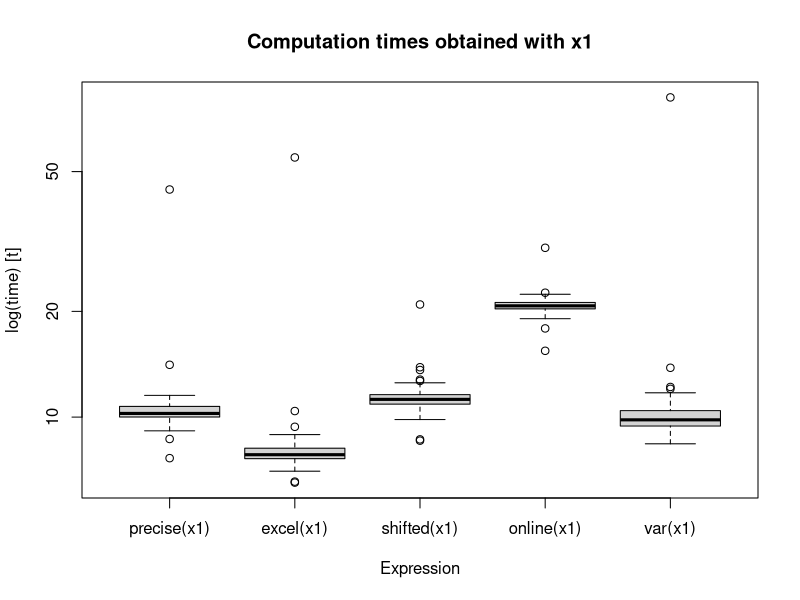
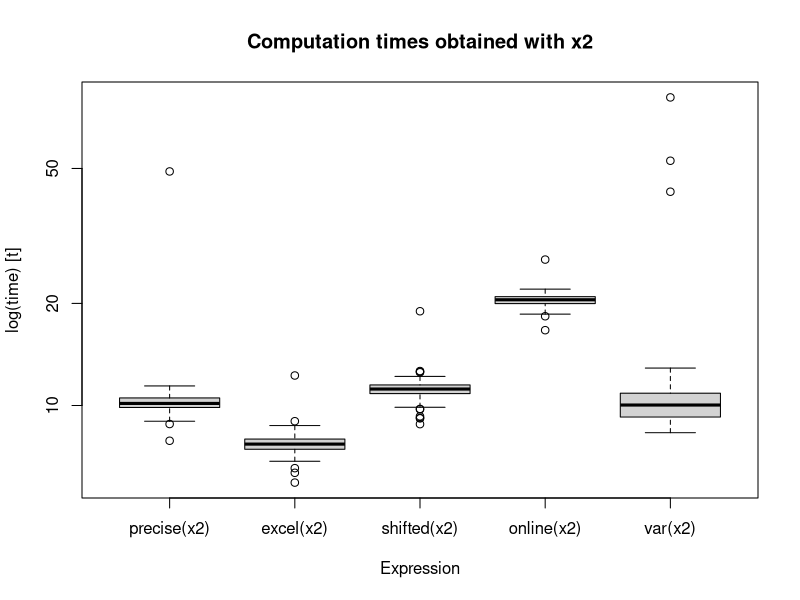
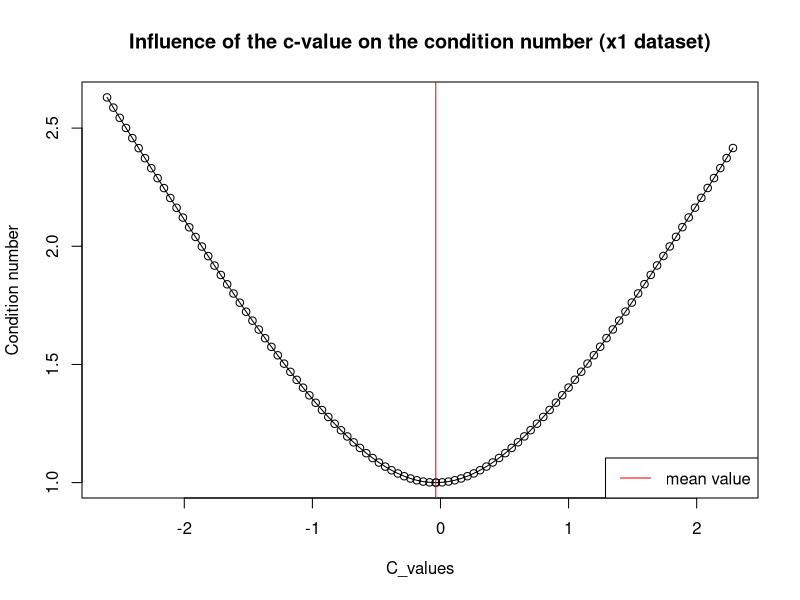
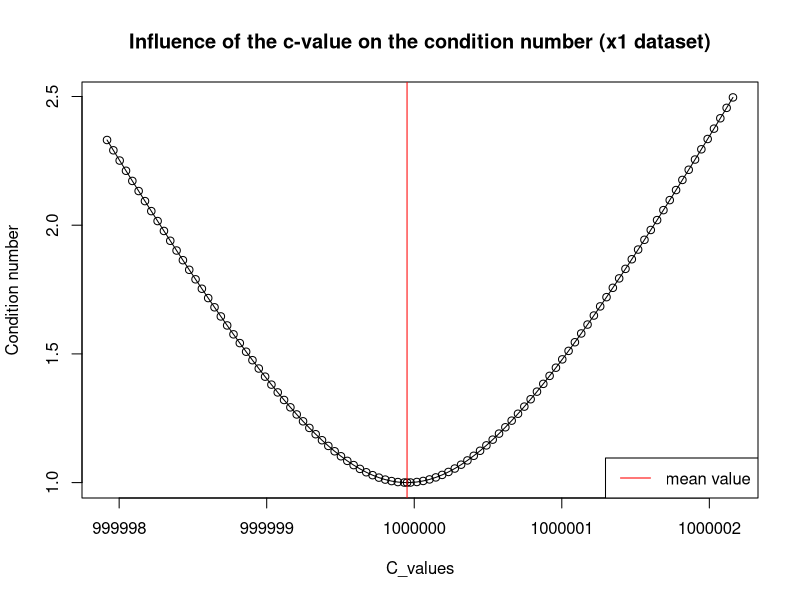
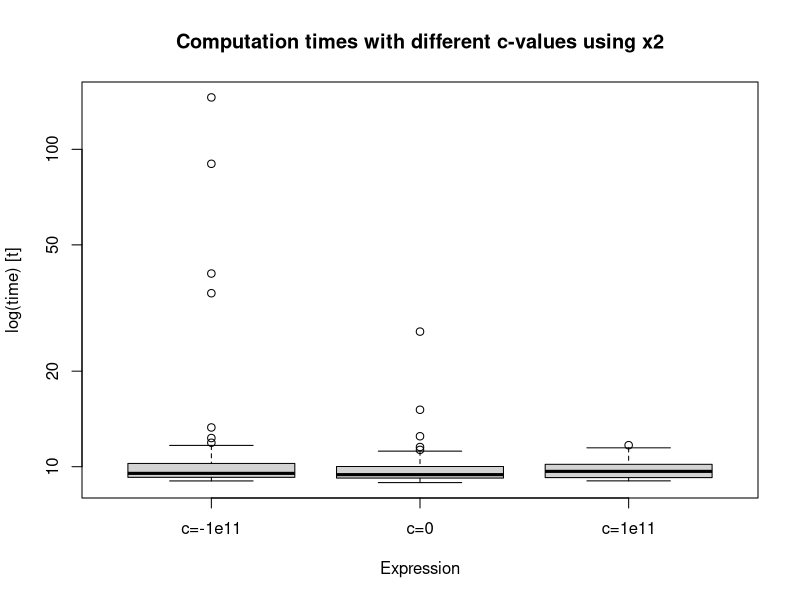
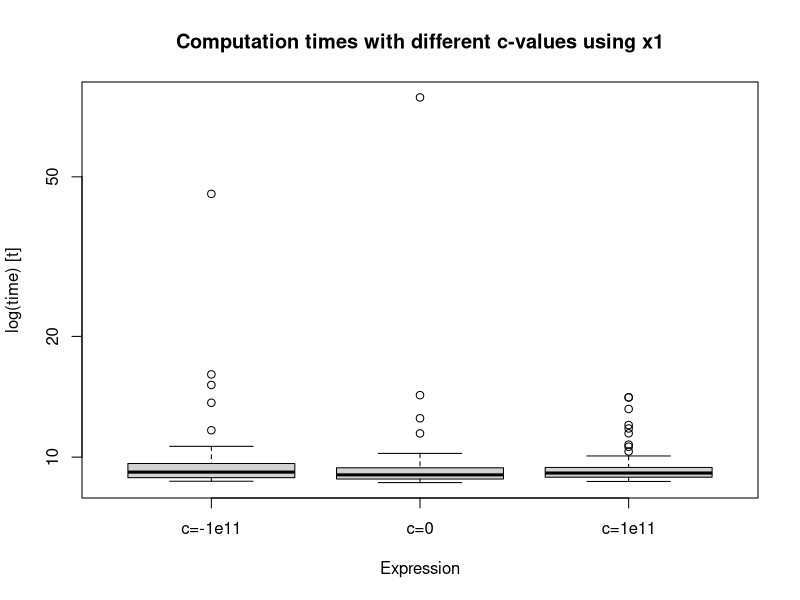

Write R code to recreate these figures, in order.
## ---- chunk 1
library(microbenchmark)#Allows the use of the microbenchmark library 

set.seed(11220221)#Set the seed 
x1 <- rnorm(100)
x2 <- rnorm(100, mean=1000000)
x3 <- rnorm(100, mean=0.000001)
## ---- chunk 2
precise <- function(x) {
  sum <- 0
  n <- length(x)
  
  #First pass: mean calculation
  for (i in x) {
    sum <- sum + i
  }
  mean <- sum/n
  
  variance <- 0
  #Second pass: variance calculation
  for(i in x) {
    variance <- variance + (i - mean)^2
  }
  variance <- variance/(n-1)
  return(variance)
}
## ---- chunk 3
excel <- function(x) {
  P1 <- 0
  P2 <- 0
  n <- length(x)
  variance <- 0
  
  for (i in x) {
    P1 <- P1 + i^2
    P2 <- P2 + i
  }
  P2 <- (P2^2)/n
  variance <- (P1-P2)/(n-1)
  return(variance)
}
## ---- chunk 4
shifted <- function(x, c=x[1]) {
  P1 <- 0
  P2 <- 0
  n <- length(x)
  variance <- 0
  
  for (i in x) {
    P1 <- P1 + (i-c)^2
    P2 <- P2 + i-c
  }
  P2 <- (P2^2)/n
  variance <- (P1-P2)/(n-1)
  return(variance)
}

## ---- chunk 5
online <- function(x) {
  #initialization 
  n <- 2
  mean <- (x[1]+x[2])/2
  variance <- (x[1]-mean)^2 + (x[2]-mean)^2
  
  #Mean and variance are computed after each element in x
  for (i in 3:length(x)) {
    n <- n+1
    variance <- ((n-2)/(n-1)) * variance + ((x[i]-mean)^2/n)
    mean <- mean + (x[i]-mean)/n
  }
  return(variance)
}
## ---- chunk 6
variances <- function(x){
  return(c(precise(x), excel(x), shifted(x), online(x),var(x)))
}
## ---- chunk 7
res <- matrix(c(variances(x1),variances(x2)), ncol=5, byrow=TRUE)
res <- as.table(res)
rownames(res) <- c("x1","x2")
colnames(res) <- c("precise", "excel", "shifted", "online", "var")
knitr::kable(res, caption = "Variance calulation")
## ---- chunk 8
microx1 <- microbenchmark(precise(x1), excel(x1), shifted(x1), online(x1),var(x1),  times=100)
knitr::kable(summary(microx1), caption ="x1 computation times")
microx2 <- microbenchmark(precise(x2), excel(x2), shifted(x2), online(x2),var(x2),  times=100)
knitr::kable(summary(microx2), caption ="x2 computation times")
boxplot(microx1, main="Computation times obtained with x1")
boxplot(microx2, main="Computation times obtained with x2")
## ---- chunk 9
start_time <- Sys.time()
invisible(excel(x1))
end_time <- Sys.time()
computation_time = end_time-start_time
print(computation_time)
## ---- chunk 10
condition_number <- function(mean, n , S){
  return(sqrt(1+(mean^2*n)/S))
}
## ---- chunk 11
c_val_influence <- function(x){
  minimum <- min(x)
  maximum <- max(x)
  c_list <- seq(from=minimum, to=maximum, length.out=100)
  c_list <- sort(append(c_list, mean(x)))
  condition_numb <- matrix(nrow = 2, ncol = 101)
  for(i in 0:length(c_list)){
    mean <- mean(x) - c_list[i]
    n <- 100
    S <- var(x)*(n-1)
    condition_numb[1,i] <- c_list[i]
    condition_numb[2,i] <- condition_number(mean, n ,S)
  }
  return(condition_numb)
}

cond_numb_x1 <- c_val_influence(x1)
cond_numb_x2 <- c_val_influence(x2)

plot(cond_numb_x1[2,], x=cond_numb_x1[1,], main="Influence of the c-value on the condition number (x1 dataset)", type='o',xlab="C_values", ylab="Condition number")
abline(v=mean(x1), col='red')
legend("bottomright", "mean value", col="red", lty=1)

plot(cond_numb_x2[2,], x=cond_numb_x2[1,], main="Influence of the c-value on the condition number (x1 dataset)", type='o',xlab="C_values", ylab="Condition number")
abline(v=mean(x2), col='red')
legend("bottomright", "mean value", col="red", lty=1)

## ---- chunk 12
micro_shifted <- microbenchmark(shifted(x2,mean(x2)-100000000000),shifted(x2,mean(x2)),shifted(x2,mean(x2)+100000000000),  times=100)
knitr::kable(summary(micro_shifted), caption ="Computation times with different c-values using x2")
boxplot(micro_shifted, main="Computation times with different c-values using x2",names = c("c=-1e11","c=0","c=1e11"))

micro_shifted2<- microbenchmark(shifted(x1,mean(x1)-100000000000),shifted(x1,mean(x1)),shifted(x1,mean(x1)+100000000000),  times=100)
knitr::kable(summary(micro_shifted2), caption ="Computation times with different c-values using x1")
boxplot(micro_shifted2, main="Computation times with different c-values using x1", names = c("c=-1e11","c=0","c=1e11"))
## ---- chunk 13
res <- c()
res <- append(res,condition_number(mean(x1), 100,var(x1)*(100-1)))
res <- append(res,condition_number(mean(x2), 100,var(x2)*(100-1)))
res <- append(res,condition_number(mean(x3), 100,var(x3)*(100-1)))
res <- as.data.frame(res, row.names=c('x1 mean=0','x2 mean=1 000 000','x3 mean=0.000 000 1'))
knitr::kable(res , col.names="k", caption="Condition numbers for different dataset mean")
